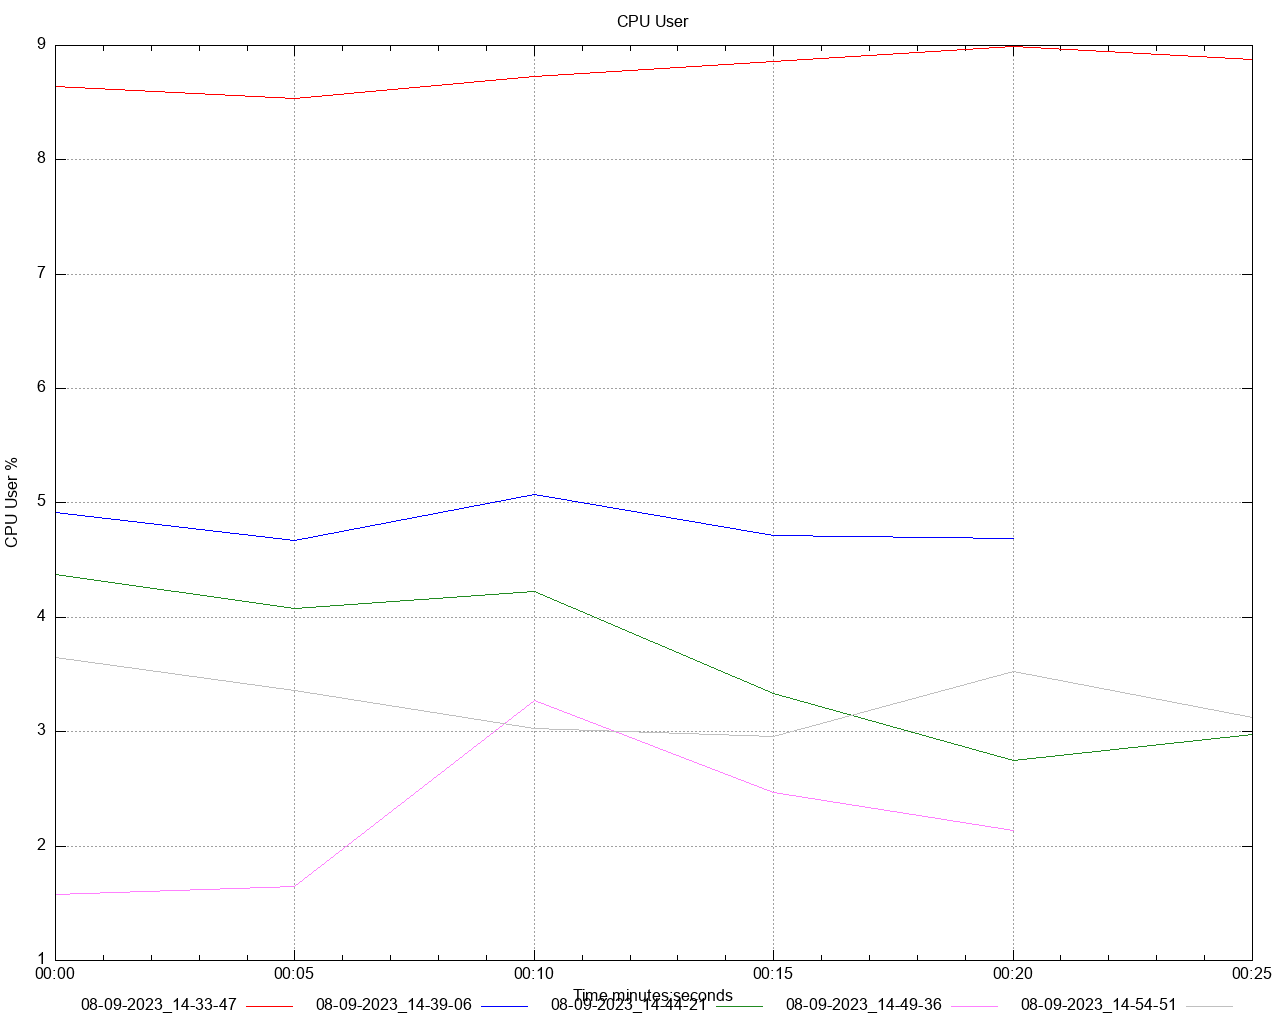

Source code (gnuplot):
set title 'CPU User' noenhanced
set style data lines
set datafile separator ","
set terminal png size 1280,1024
set grid
set key below
set xdata time
set timefmt "%s"
offset = 0
t0(x)=(offset=($0==0) ? x : offset, x - offset)
set xlabel 'Time minutes:seconds'
set ylabel 'CPU User %'
set output '/Users/gbarnett/git/hazelcast-simulator/atomiclong-3node-member/atomicreference/dstat/cpu_user_A3.png'
plot \
   '/Users/gbarnett/git/hazelcast-simulator/atomiclong-3node-member/atomicreference/data/cpu_user_A3_1.data' using (t0(timecolumn(1))):2 title "08-09-2023_14-33-47" noenhanced lt rgb "red", \
   '/Users/gbarnett/git/hazelcast-simulator/atomiclong-3node-member/atomicreference/data/cpu_user_A3_2.data' using (t0(timecolumn(1))):2 title "08-09-2023_14-39-06" noenhanced lt rgb "blue", \
   '/Users/gbarnett/git/hazelcast-simulator/atomiclong-3node-member/atomicreference/data/cpu_user_A3_3.data' using (t0(timecolumn(1))):2 title "08-09-2023_14-44-21" noenhanced lt rgb "forest-green", \
   '/Users/gbarnett/git/hazelcast-simulator/atomiclong-3node-member/atomicreference/data/cpu_user_A3_4.data' using (t0(timecolumn(1))):2 title "08-09-2023_14-49-36" noenhanced lt rgb "orchid", \
   '/Users/gbarnett/git/hazelcast-simulator/atomiclong-3node-member/atomicreference/data/cpu_user_A3_5.data' using (t0(timecolumn(1))):2 title "08-09-2023_14-54-51" noenhanced lt rgb "grey", \
